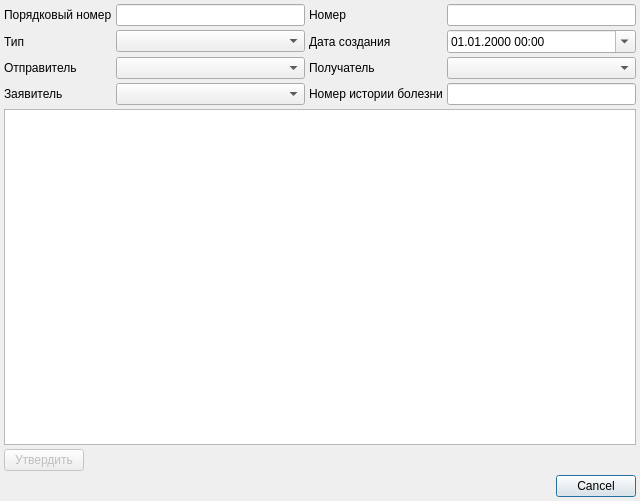
<?xml version="1.0" encoding="UTF-8"?>
<ui version="4.0">
 <class>RequestDocumentDialog</class>
 <widget class="QDialog" name="RequestDocumentDialog">
  <property name="geometry">
   <rect>
    <x>0</x>
    <y>0</y>
    <width>640</width>
    <height>501</height>
   </rect>
  </property>
  <property name="windowTitle">
   <string>Dialog</string>
  </property>
  <layout class="QGridLayout" name="gridLayout_2">
   <property name="margin">
    <number>4</number>
   </property>
   <property name="spacing">
    <number>4</number>
   </property>
   <item row="0" column="0">
    <layout class="QGridLayout" name="gridLayout">
     <property name="spacing">
      <number>4</number>
     </property>
     <item row="0" column="0">
      <widget class="QLabel" name="lblDocumentId">
       <property name="text">
        <string>Порядковый номер</string>
       </property>
      </widget>
     </item>
     <item row="0" column="1">
      <widget class="QLineEdit" name="edtDocumentId">
       <property name="readOnly">
        <bool>true</bool>
       </property>
      </widget>
     </item>
     <item row="2" column="3">
      <widget class="CStoreComboBox" name="cmbStoreTo"/>
     </item>
     <item row="2" column="2">
      <widget class="QLabel" name="lblStoreTo">
       <property name="text">
        <string>Получатель</string>
       </property>
      </widget>
     </item>
     <item row="3" column="3">
      <widget class="QLineEdit" name="edtHistoryNumber"/>
     </item>
     <item row="3" column="2">
      <widget class="QLabel" name="lblHistoryNumber">
       <property name="text">
        <string>Номер истории болезни</string>
       </property>
      </widget>
     </item>
     <item row="3" column="0">
      <widget class="QLabel" name="lblUser">
       <property name="text">
        <string>Заявитель</string>
       </property>
      </widget>
     </item>
     <item row="3" column="1">
      <widget class="CUserComboBox" name="cmbUser"/>
     </item>
     <item row="2" column="0">
      <widget class="QLabel" name="lblStoreFrom">
       <property name="text">
        <string>Отправитель</string>
       </property>
      </widget>
     </item>
     <item row="2" column="1">
      <widget class="CStoreComboBox" name="cmbStoreFrom"/>
     </item>
     <item row="1" column="3">
      <widget class="QDateTimeEdit" name="edtDatetime">
       <property name="displayFormat">
        <string>dd.MM.yyyy HH:mm</string>
       </property>
       <property name="calendarPopup">
        <bool>true</bool>
       </property>
      </widget>
     </item>
     <item row="1" column="2">
      <widget class="QLabel" name="lblDate">
       <property name="text">
        <string>Дата создания</string>
       </property>
      </widget>
     </item>
     <item row="1" column="0">
      <widget class="QLabel" name="lblType">
       <property name="text">
        <string>Тип</string>
       </property>
      </widget>
     </item>
     <item row="1" column="1">
      <widget class="CEnumComboBox" name="cmbType"/>
     </item>
     <item row="0" column="2">
      <widget class="QLabel" name="lblNumber">
       <property name="text">
        <string>Номер</string>
       </property>
      </widget>
     </item>
     <item row="0" column="3">
      <widget class="QLineEdit" name="edtNumber"/>
     </item>
    </layout>
   </item>
   <item row="5" column="0">
    <widget class="QDialogButtonBox" name="buttonBox">
     <property name="orientation">
      <enum>Qt::Horizontal</enum>
     </property>
     <property name="standardButtons">
      <set>QDialogButtonBox::Cancel</set>
     </property>
    </widget>
   </item>
   <item row="4" column="0">
    <layout class="QHBoxLayout" name="horizontalLayout">
     <item>
      <widget class="QPushButton" name="btnFinalize">
       <property name="enabled">
        <bool>false</bool>
       </property>
       <property name="text">
        <string>Утвердить</string>
       </property>
      </widget>
     </item>
     <item>
      <spacer name="horizontalSpacer">
       <property name="orientation">
        <enum>Qt::Horizontal</enum>
       </property>
       <property name="sizeHint" stdset="0">
        <size>
         <width>40</width>
         <height>20</height>
        </size>
       </property>
      </spacer>
     </item>
    </layout>
   </item>
   <item row="1" column="0">
    <widget class="CItemListView" name="tblItems"/>
   </item>
  </layout>
 </widget>
 <customwidgets>
  <customwidget>
   <class>CEnumComboBox</class>
   <extends>QComboBox</extends>
   <header>library/Enum.h</header>
  </customwidget>
  <customwidget>
   <class>CStoreComboBox</class>
   <extends>QComboBox</extends>
   <header>Pharmacy/ItemListComboBox.h</header>
  </customwidget>
  <customwidget>
   <class>CItemListView</class>
   <extends>QTableView</extends>
   <header>library/ItemListView.h</header>
  </customwidget>
  <customwidget>
   <class>CUserComboBox</class>
   <extends>QComboBox</extends>
   <header>Pharmacy/ItemListComboBox.h</header>
  </customwidget>
 </customwidgets>
 <tabstops>
  <tabstop>edtDocumentId</tabstop>
  <tabstop>edtNumber</tabstop>
  <tabstop>cmbType</tabstop>
  <tabstop>edtDatetime</tabstop>
  <tabstop>cmbStoreFrom</tabstop>
  <tabstop>cmbStoreTo</tabstop>
  <tabstop>cmbUser</tabstop>
  <tabstop>edtHistoryNumber</tabstop>
  <tabstop>tblItems</tabstop>
  <tabstop>btnFinalize</tabstop>
  <tabstop>buttonBox</tabstop>
 </tabstops>
 <resources/>
 <connections>
  <connection>
   <sender>buttonBox</sender>
   <signal>accepted()</signal>
   <receiver>RequestDocumentDialog</receiver>
   <slot>accept()</slot>
   <hints>
    <hint type="sourcelabel">
     <x>256</x>
     <y>426</y>
    </hint>
    <hint type="destinationlabel">
     <x>157</x>
     <y>274</y>
    </hint>
   </hints>
  </connection>
  <connection>
   <sender>buttonBox</sender>
   <signal>rejected()</signal>
   <receiver>RequestDocumentDialog</receiver>
   <slot>reject()</slot>
   <hints>
    <hint type="sourcelabel">
     <x>324</x>
     <y>426</y>
    </hint>
    <hint type="destinationlabel">
     <x>286</x>
     <y>274</y>
    </hint>
   </hints>
  </connection>
 </connections>
</ui>
